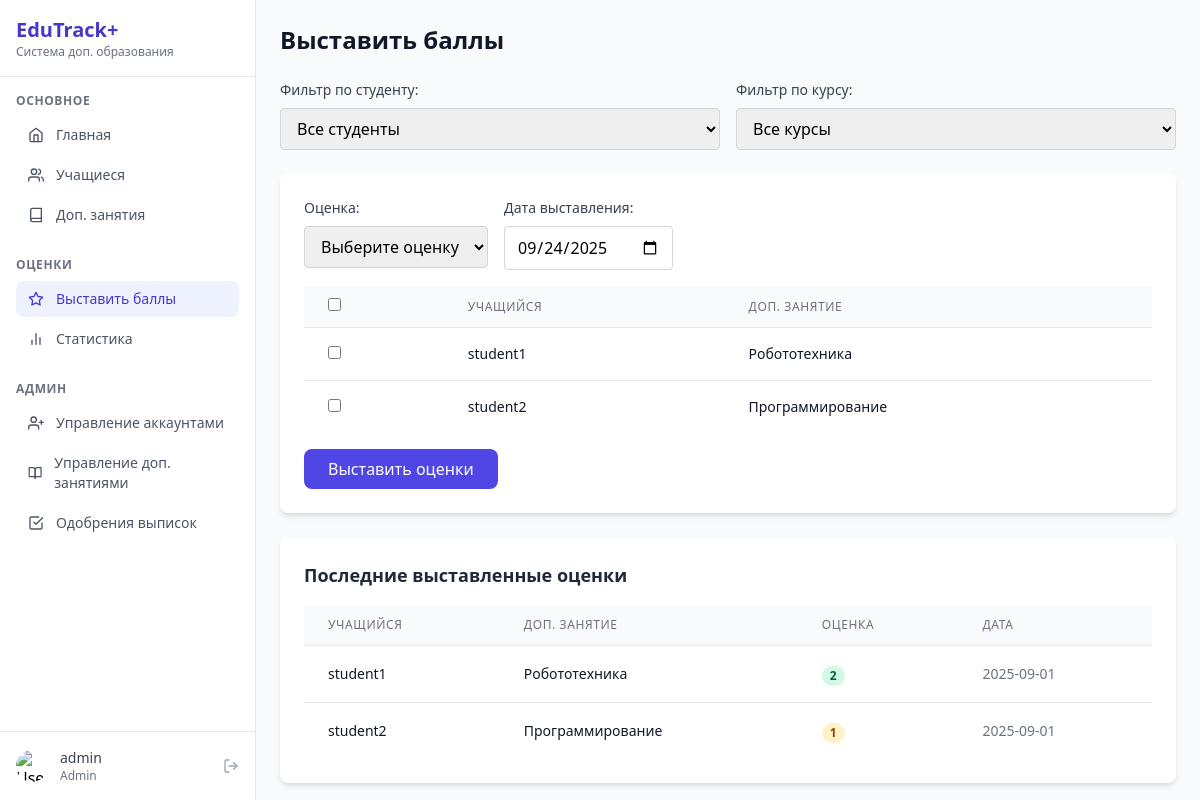
/grades.php (signed in), run on the app's committed database.
### tables this page shows
CREATE TABLE `enrollments` (
  `id` int NOT NULL,
  `student_id` int NOT NULL,
  `course_id` int NOT NULL,
  `status` enum('pending','approved','rejected','replaced_pending') DEFAULT 'pending',
  `created_at` timestamp NULL DEFAULT CURRENT_TIMESTAMP
);

CREATE TABLE `users` (
  `id` int NOT NULL,
  `username` varchar(50) NOT NULL,
  `password_hash` varchar(255) NOT NULL,
  `role` enum('admin','teacher','student') NOT NULL,
  `full_name` varchar(100) NOT NULL,
  `email` varchar(100) NOT NULL,
  `class` varchar(20) DEFAULT NULL,
  `created_at` timestamp NULL DEFAULT CURRENT_TIMESTAMP
);

CREATE TABLE `courses` (
  `id` int NOT NULL,
  `name` varchar(100) NOT NULL,
  `description` text,
  `teacher_id` int NOT NULL,
  `schedule` varchar(100) DEFAULT NULL,
  `created_at` timestamp NULL DEFAULT CURRENT_TIMESTAMP
);

CREATE TABLE `grades` (
  `id` int NOT NULL,
  `enrollment_id` int NOT NULL,
  `date` date NOT NULL,
  `grade` enum('0','1','2') NOT NULL,
  `attendance` enum('present','absent') DEFAULT 'present',
  `comment` text,
  `created_at` timestamp NULL DEFAULT CURRENT_TIMESTAMP
);

### grades.php (the view, shortened to what this page needs)
<?php
$user_id = $_SESSION['user_id'];
$role = $_SESSION['role'];
include 'config.php';
$where_clause = ($role === 'teacher') ? "AND c.teacher_id = $user_id" : "";
$result = $conn->query("
    SELECT e.id AS enrollment_id, u.username AS student_name, u.id AS student_id, c.name AS course_name, c.id AS course_id
    FROM enrollments e
    JOIN users u ON e.student_id = u.id
    JOIN courses c ON e.course_id = c.id
    WHERE e.status = 'approved' $where_clause
    ORDER BY u.username, c.name
");
$enrollments = $result->fetch_all(MYSQLI_ASSOC);
?>
<!DOCTYPE html>
<html lang="ru">
<head>
    <link href="https://cdn.jsdelivr.net/npm/tailwindcss@2.2.19/dist/tailwind.min.css" rel="stylesheet">
    <link rel="stylesheet" href="https://unpkg.com/aos@next/dist/aos.css" />
</head>
<body class="bg-gray-50">
    <div class="flex h-screen overflow-hidden">
        <?php include __DIR__ . '/includes/sidebar.php'; ?>
        <div class="flex-1 overflow-y-auto p-6">
            <div class="max-w-4xl mx-auto">
                <h1 class="text-2xl font-bold text-gray-900 mb-6">Выставить баллы</h1>
                <form method="GET" class="mb-6 grid grid-cols-1 md:grid-cols-2 gap-4">
                    <div>
                        <label class="block text-sm font-medium text-gray-700 mb-2">Фильтр по студенту:</label>
                        <select name="student" class="border border-gray-300 rounded px-3 py-2 w-full" onchange="this.form.submit()">
                            <option value="0">Все студенты</option>
                        </select>
                    </div>
                    <div>
                        <label class="block text-sm font-medium text-gray-700 mb-2">Фильтр по курсу:</label>
                        <select name="course" class="border border-gray-300 rounded px-3 py-2 w-full" onchange="this.form.submit()">
                            <option value="0">Все курсы</option>
                        </select>
                    </div>
                </form>
                <form method="POST" class="bg-white shadow-md rounded-lg p-6 mb-6">
                    <div class="mb-4 flex space-x-4">
                        <div>
                            <label class="block text-sm font-medium text-gray-700 mb-2">Оценка:</label>
                            <select name="grade" required class="border border-gray-300 rounded px-3 py-2">
                                <option value="">Выберите оценку</option>
                            </select>
                        </div>
                        <div>
                            <label class="block text-sm font-medium text-gray-700 mb-2">Дата выставления:</label>
                            <input type="date" name="grade_date" required class="border border-gray-300 rounded px-3 py-2" value="<?php echo date('Y-m-d'); ?>">
                        </div>
                    </div>
                    <div class="overflow-x-auto mb-4">
                        <table class="min-w-full divide-y divide-gray-200">
                            <thead class="bg-gray-50">
                                <tr>
                                    <th class="px-6 py-3 text-left text-xs font-medium text-gray-500 uppercase tracking-wider">
                                        <input type="checkbox" id="select-all" class="rounded border-gray-300 text-indigo-600 focus:ring-indigo-500">
                                    </th>
                                    <th class="px-6 py-3 text-left text-xs font-medium text-gray-500 uppercase tracking-wider">Учащийся</th>
                                    <th class="px-6 py-3 text-left text-xs font-medium text-gray-500 uppercase tracking-wider">Доп. занятие</th>
                                </tr>
                            </thead>
                            <tbody class="bg-white divide-y divide-gray-200">
                                <?php if (count($enrollments) > 0): ?>
                                    <?php foreach ($enrollments as $enrollment): ?>
                                        <tr class="hover:bg-gray-50">
                                            <td class="px-6 py-4 whitespace-nowrap text-sm text-gray-500">
                                                <input type="checkbox" name="enrollments[]" value="<?php echo $enrollment['enrollment_id']; ?>" class="rounded border-gray-300 text-indigo-600 focus:ring-indigo-500">
                                            </td>
                                            <td class="px-6 py-4 whitespace-nowrap text-sm font-medium text-gray-900">
                                                <?php echo htmlspecialchars($enrollment['student_name']); ?>
                                            </td>
                                            <td class="px-6 py-4 whitespace-nowrap text-sm text-gray-900">
                                                <?php echo htmlspecialchars($enrollment['course_name']); ?>
                                            </td>
                                        </tr>
                                    <?php endforeach; ?>
                                <?php endif; ?>
                            </tbody>
                        </table>
                    </div>
                    <?php if (count($enrollments) > 0): ?>
                        <button type="submit" class="bg-indigo-600 text-white px-6 py-2 rounded-lg hover:bg-indigo-700 transition-colors" onclick="return confirm('Выставить выбранные оценки?');">
                            Выставить оценки
                        </button>
                    <?php endif; ?>
                </form>
                <div class="bg-white shadow-md rounded-lg p-6">
                    <h2 class="text-lg font-semibold text-gray-800 mb-4">Последние выставленные оценки</h2>
                    <div class="overflow-x-auto">
                        <table class="min-w-full divide-y divide-gray-200">
                            <thead class="bg-gray-50">
                                <tr>
                                    <th class="px-6 py-3 text-left text-xs font-medium text-gray-500 uppercase tracking-wider">Учащийся</th>
                                    <th class="px-6 py-3 text-left text-xs font-medium text-gray-500 uppercase tracking-wider">Доп. занятие</th>
                                    <th class="px-6 py-3 text-left text-xs font-medium text-gray-500 uppercase tracking-wider">Оценка</th>
                                    <th class="px-6 py-3 text-left text-xs font-medium text-gray-500 uppercase tracking-wider">Дата</th>
                                </tr>
                            </thead>
                            <tbody class="bg-white divide-y divide-gray-200">
                                <?php
                                $where_clause = ($role === 'teacher') ? "AND c.teacher_id = $user_id" : "";
                                $result = $conn->query("
                                    SELECT u.username AS student_name, c.name AS course_name, g.grade, g.date
                                    FROM grades g
                                    JOIN enrollments e ON g.enrollment_id = e.id
                                    JOIN users u ON e.student_id = u.id
                                    JOIN courses c ON e.course_id = c.id
                                    WHERE 1=1 $where_clause
                                    ORDER BY g.date DESC
                                    LIMIT 5
                                ");
                                if ($result && $result->num_rows > 0):
                                    while ($grade = $result->fetch_assoc()):
                                ?>
                                    <tr>
                                        <td class="px-6 py-4 whitespace-nowrap text-sm text-gray-900">
                                            <?php echo htmlspecialchars($grade['student_name']); ?>
                                        </td>
                                        <td class="px-6 py-4 whitespace-nowrap text-sm text-gray-900">
                                            <?php echo htmlspecialchars($grade['course_name']); ?>
                                        </td>
                                        <td class="px-6 py-4 whitespace-nowrap">
                                            <span class="px-2 inline-flex text-xs leading-5 font-semibold rounded-full <?php echo ($grade['grade'] == 2 ? 'bg-green-100 text-green-800' : ($grade['grade'] == 1 ? 'bg-yellow-100 text-yellow-800' : 'bg-red-100 text-red-800')); ?>">
                                                <?php echo $grade['grade']; ?>
                                            </span>
                                        </td>
                                        <td class="px-6 py-4 whitespace-nowrap text-sm text-gray-500">
                                            <?php echo htmlspecialchars($grade['date']); ?>
                                        </td>
                                    </tr>
                                <?php endwhile; endif; ?>
                            </tbody>
                        </table>
                    </div>
                </div>
            </div>
        </div>
    </div>
    <?php include __DIR__ . '/includes/footer.php'; ?>
</body>
</html>

### data on the page
enrollments: student.username "student1", course.name "Робототехника"
enrollments: student.username "student2", course.name "Программирование"
grades: users.username "student1", courses.name "Робототехника", grade "2", date "2025-09-01"
grades: users.username "student2", courses.name "Программирование", grade "1", date "2025-09-01"

### other printed values
$_SESSION['username'] "admin"
$_SESSION['role'] "Admin"
